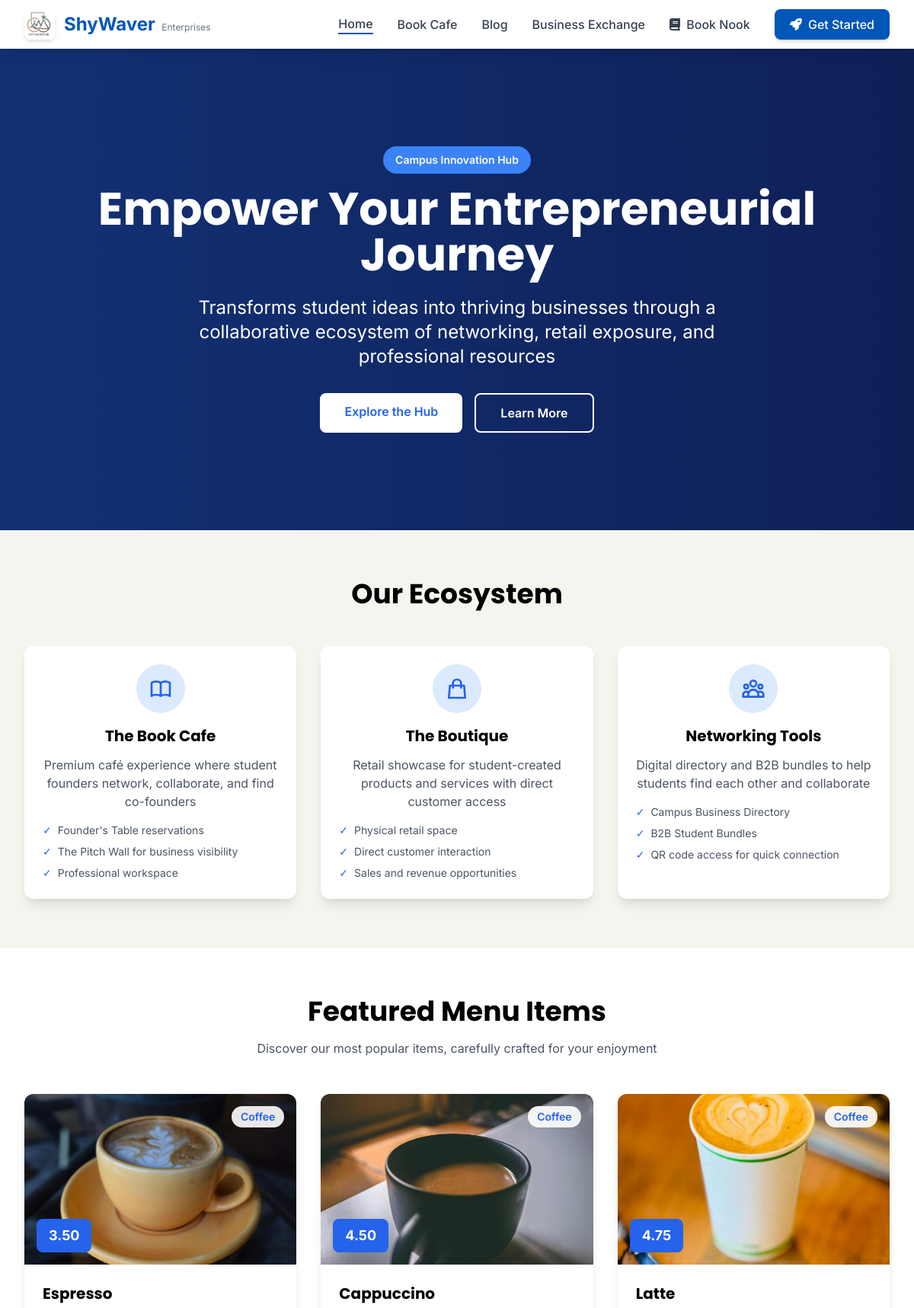
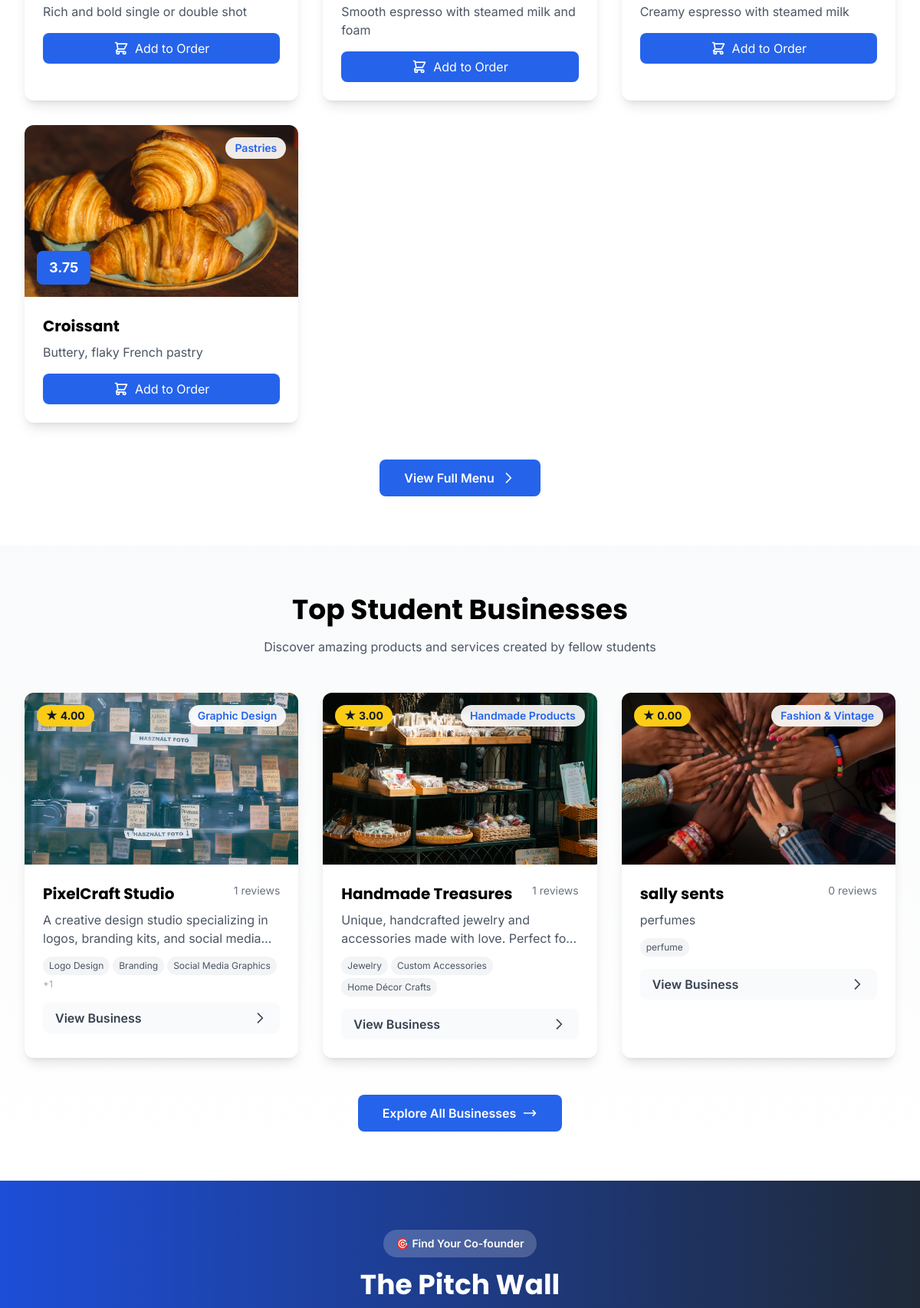
The page / (upper part) on the database its author committed (2 pictures, top to bottom).
### core/models.py (models this page shows, shortened)
class MenuItem(models.Model):
    CATEGORY_CHOICES = [
        ('coffee', 'Coffee'),
        ('pastries', 'Pastries'),
        ('sandwiches', 'Sandwiches'),
        ('specialty', 'Specialty'),
    ]
    name = models.CharField(max_length=100)
    category = models.CharField(max_length=20, choices=CATEGORY_CHOICES)
    description = models.TextField()
    price = models.DecimalField(max_digits=6, decimal_places=2)
    image = models.ImageField(upload_to='menu/', blank=True, null=True)
    is_available = models.BooleanField(default=True)
    featured = models.BooleanField(default=False)

class Business(models.Model):
    owner = models.ForeignKey(User, on_delete=models.CASCADE, related_name='businesses')
    name = models.CharField(max_length=200)
    slug = models.SlugField(unique=True)
    category = models.ForeignKey(BusinessCategory, on_delete=models.SET_NULL, null=True)
    description = models.TextField()
    services = models.TextField(help_text="List your services, separated by commas")
    image = models.ImageField(upload_to='businesses/', blank=True, null=True)
    location = models.CharField(max_length=200, default="Campus Hub")
    email = models.EmailField()
    website = models.URLField(blank=True)
    rating = models.DecimalField(max_digits=3, decimal_places=2, default=0)
    review_count = models.IntegerField(default=0)
    is_active = models.BooleanField(default=True)
    created_at = models.DateTimeField(auto_now_add=True)
    updated_at = models.DateTimeField(auto_now=True)
    def get_services_list(self):
        return [s.strip() for s in self.services.split(',')]

class BusinessCategory(models.Model):
    name = models.CharField(max_length=100)
    slug = models.SlugField(unique=True)
    class Meta:
        verbose_name_plural = "Business Categories"

### core/views.py (the view)
# urls.py: path('', views.home, name='home'),
def home(request):
    featured_menu = MenuItem.objects.filter(featured=True, is_available=True)[:6]
    recent_blogs = BlogPost.objects.filter(is_published=True).order_by('-created_at')[:3]
    top_businesses = Business.objects.filter(is_active=True).order_by('-rating')[:6]
    pitch_posts = PitchWallPost.objects.filter(is_active=True).order_by('-created_at')[:6]
    context = {
        'featured_menu': featured_menu,
        'recent_blogs': recent_blogs,
        'top_businesses': top_businesses,
        'pitch_posts': pitch_posts,
    }
    return render(request, 'home.html', context)

### core/context_processors.py (called while the page is built)
def site_context(request):
    return {
        'menu_categories': MenuItem.CATEGORY_CHOICES if hasattr(MenuItem, 'CATEGORY_CHOICES') else [],
        'business_categories': BusinessCategory.objects.all() if hasattr(BusinessCategory, 'objects') else [],
    }

### templates/home.html (shortened to what this page needs)
{% extends 'base.html' %}
{% block content %}
<section class="relative bg-gradient-to-r from-blue-600 to-blue-800 text-white">
    <div class="absolute inset-0 bg-black opacity-50"></div>
    <div class="relative max-w-7xl mx-auto px-4 sm:px-6 lg:px-8 py-24 md:py-32">
        <div class="text-center">
            <span class="inline-block bg-blue-500 px-4 py-2 rounded-full text-sm font-semibold mb-4">Campus Innovation Hub</span>
            <h1 class="text-4xl md:text-6xl font-bold mb-6">Empower Your Entrepreneurial Journey</h1>
            <p class="text-xl md:text-2xl mb-8 max-w-3xl mx-auto">Transforms student ideas into thriving businesses through a collaborative ecosystem of networking, retail exposure, and professional resources</p>
            <div class="flex flex-col sm:flex-row gap-4 justify-center">
                <a href="{% url 'business_exchange' %}" class="bg-white text-blue-600 px-8 py-3 rounded-lg font-semibold hover:bg-gray-100 transition">Explore the Hub</a>
                <a href="{% url 'cafe_menu' %}" class="border-2 border-white text-white px-8 py-3 rounded-lg font-semibold hover:bg-white hover:text-blue-600 transition">Learn More</a>
            </div>
        </div>
    </div>
</section>
<section class="py-16 bg-cream">
    <div class="max-w-7xl mx-auto px-4 sm:px-6 lg:px-8">
        <h2 class="text-3xl md:text-4xl font-bold text-center mb-12">Our Ecosystem</h2>
        <div class="grid grid-cols-1 md:grid-cols-3 gap-8">
            <div class="bg-white rounded-xl shadow-lg overflow-hidden hover:shadow-xl transition card-hover">
                <div class="p-6">
                    <div class="w-16 h-16 bg-blue-100 rounded-full flex items-center justify-center mb-4 mx-auto">
                    </div>
                    <h3 class="text-xl font-bold text-center mb-3">The Book Cafe</h3>
                    <p class="text-gray-600 text-center mb-4">Premium café experience where student founders network, collaborate, and find co-founders</p>
                    <ul class="space-y-2 text-sm text-gray-600">
                        <li class="flex items-center"><span class="text-blue-600 mr-2">✓</span> Founder's Table reservations</li>
                        <li class="flex items-center"><span class="text-blue-600 mr-2">✓</span> The Pitch Wall for business visibility</li>
                        <li class="flex items-center"><span class="text-blue-600 mr-2">✓</span> Professional workspace</li>
                    </ul>
                </div>
            </div>
            <div class="bg-white rounded-xl shadow-lg overflow-hidden hover:shadow-xl transition card-hover">
                <div class="p-6">
                    <div class="w-16 h-16 bg-blue-100 rounded-full flex items-center justify-center mb-4 mx-auto">
                        <svg class="w-8 h-8 text-blue-600" fill="none" stroke="currentColor" viewBox="0 0 24 24">
                            <path stroke-linecap="round" stroke-linejoin="round" stroke-width="2" d="M16 11V7a4 4 0 00-8 0v4M5 9h14l1 12H4L5 9z"></path>
                        </svg>
                    </div>
                    <h3 class="text-xl font-bold text-center mb-3">The Boutique</h3>
                    <p class="text-gray-600 text-center mb-4">Retail showcase for student-created products and services with direct customer access</p>
                    <ul class="space-y-2 text-sm text-gray-600">
                        <li class="flex items-center"><span class="text-blue-600 mr-2">✓</span> Physical retail space</li>
                        <li class="flex items-center"><span class="text-blue-600 mr-2">✓</span> Direct customer interaction</li>
                        <li class="flex items-center"><span class="text-blue-600 mr-2">✓</span> Sales and revenue opportunities</li>
                    </ul>
                </div>
            </div>
            <div class="bg-white rounded-xl shadow-lg overflow-hidden hover:shadow-xl transition card-hover">
                <div class="p-6">
                    <div class="w-16 h-16 bg-blue-100 rounded-full flex items-center justify-center mb-4 mx-auto">
                    </div>
                    <h3 class="text-xl font-bold text-center mb-3">Networking Tools</h3>
                    <p class="text-gray-600 text-center mb-4">Digital directory and B2B bundles to help students find each other and collaborate</p>
                    <ul class="space-y-2 text-sm text-gray-600">
                        <li class="flex items-center"><span class="text-blue-600 mr-2">✓</span> Campus Business Directory</li>
                        <li class="flex items-center"><span class="text-blue-600 mr-2">✓</span> B2B Student Bundles</li>
                        <li class="flex items-center"><span class="text-blue-600 mr-2">✓</span> QR code access for quick connection</li>
                    </ul>
                </div>
            </div>
        </div>
    </div>
</section>
<section class="py-16 bg-white">
    <div class="max-w-7xl mx-auto px-4 sm:px-6 lg:px-8">
        <div class="text-center mb-12">
            <h2 class="text-3xl md:text-4xl font-bold mb-4">Featured Menu Items</h2>
            <p class="text-gray-600 max-w-2xl mx-auto">Discover our most popular items, carefully crafted for your enjoyment</p>
        </div>
        <div class="grid grid-cols-1 md:grid-cols-2 lg:grid-cols-3 gap-8">
            {% for item in featured_menu %}
            <div class="bg-white rounded-xl shadow-lg overflow-hidden hover:shadow-2xl transition-all duration-300 group">
                <div class="relative h-56 overflow-hidden">
                    {% if item.image %}
                    <img src="{{ item.image.url }}" alt="{{ item.name }}" class="w-full h-full object-cover group-hover:scale-110 transition duration-500">
                    {% endif %}
                    <span class="absolute top-4 right-4 bg-white/90 backdrop-blur-sm text-blue-600 px-3 py-1 rounded-full text-sm font-semibold">
                        {{ item.get_category_display }}
                    </span>
                    <span class="absolute bottom-4 left-4 bg-blue-600 text-white px-4 py-2 rounded-lg font-bold text-lg">
                        {{ item.price }}
                    </span>
                </div>
                <div class="p-6">
                    <h3 class="text-xl font-bold mb-2 group-hover:text-blue-600 transition">{{ item.name }}</h3>
                    <p class="text-gray-600 mb-4 line-clamp-2">{{ item.description }}</p>
                    <button onclick="addToCart({{ item.id }})" class="w-full bg-blue-600 text-white px-4 py-2 rounded-lg hover:bg-blue-700 transition flex items-center justify-center space-x-2">
                        <svg class="w-5 h-5" fill="none" stroke="currentColor" viewBox="0 0 24 24">
                            <path stroke-linecap="round" stroke-linejoin="round" stroke-width="2" d="M3 3h2l.4 2M7 13h10l4-8H5.4M7 13L5.4 5M7 13l-2.293 2.293c-.63.63-.184 1.707.707 1.707H17m0 0a2 2 0 100 4 2 2 0 000-4zm-8 2a2 2 0 11-4 0 2 2 0 014 0z"></path>
                        </svg>
                        <span>Add to Order</span>
                    </button>
                </div>
            </div>
            {% empty %}
            <p class="text-center col-span-3 text-gray-500">No menu items available.</p>
            {% endfor %}
        </div>
        <div class="text-center mt-12">
            <a href="{% url 'cafe_menu' %}" class="inline-flex items-center space-x-2 bg-blue-600 text-white px-8 py-3 rounded-lg font-semibold hover:bg-blue-700 transition">
                <span>View Full Menu</span>
                <svg class="w-5 h-5" fill="none" stroke="currentColor" viewBox="0 0 24 24">
                    <path stroke-linecap="round" stroke-linejoin="round" stroke-width="2" d="M9 5l7 7-7 7"></path>
                </svg>
            </a>
        </div>
    </div>
</section>
<section class="py-16 bg-gradient-to-b from-gray-50 to-white">
    <div class="max-w-7xl mx-auto px-4 sm:px-6 lg:px-8">
        <div class="text-center mb-12">
            <h2 class="text-3xl md:text-4xl font-bold mb-4">Top Student Businesses</h2>
            <p class="text-gray-600 max-w-2xl mx-auto">Discover amazing products and services created by fellow students</p>
        </div>
        <div class="grid grid-cols-1 md:grid-cols-2 lg:grid-cols-3 gap-8">
            {% for business in top_businesses %}
            <div class="bg-white rounded-xl shadow-lg overflow-hidden hover:shadow-2xl transition-all duration-300 group">
                <div class="relative h-56 overflow-hidden">
                    {% if business.image %}
                    <img src="{{ business.image.url }}" alt="{{ business.name }}" class="w-full h-full object-cover group-hover:scale-110 transition duration-500">
                    {% else %}
                    <div class="w-full h-full bg-gradient-to-br from-blue-500 to-purple-600 flex items-center justify-center">
                        <span class="text-white text-6xl opacity-50">🏪</span>
                    </div>
                    {% endif %}
                    <div class="absolute top-4 left-4 bg-yellow-400 text-gray-900 px-3 py-1 rounded-full text-sm font-bold flex items-center space-x-1">
                        <span>★</span>
                        <span>{{ business.rating }}</span>
                    </div>
                    {% if business.category %}
                    <span class="absolute top-4 right-4 bg-white/90 backdrop-blur-sm text-blue-600 px-3 py-1 rounded-full text-sm font-semibold">
                        {{ business.category.name }}
                    </span>
                    {% endif %}
                </div>
                <div class="p-6">
                    <div class="flex justify-between items-start mb-2">
                        <h3 class="text-xl font-bold group-hover:text-blue-600 transition">{{ business.name }}</h3>
                        <span class="text-sm text-gray-500">{{ business.review_count }} reviews</span>
                    </div>
                    <p class="text-gray-600 mb-3 line-clamp-2">{{ business.description|truncatechars:80 }}</p>
                    {% if business.get_services_list %}
                    <div class="flex flex-wrap gap-1 mb-4">
                        {% for service in business.get_services_list|slice:":3" %}
                        <span class="bg-gray-100 text-gray-600 px-2 py-1 rounded-full text-xs">{{ service }}</span>
                        {% endfor %}
                        {% if business.get_services_list|length > 3 %}
                        <span class="text-gray-400 text-xs">+{{ business.get_services_list|length|add:"-3" }}</span>
                        {% endif %}
                    </div>
                    {% endif %}
                    <a href="{% url 'business_detail' business.slug %}" class="inline-flex items-center justify-between w-full bg-gray-50 hover:bg-blue-50 text-gray-700 hover:text-blue-600 px-4 py-2 rounded-lg transition group">
                        <span class="font-semibold">View Business</span>
                        <svg class="w-5 h-5 transform group-hover:translate-x-1 transition" fill="none" stroke="currentColor" viewBox="0 0 24 24">
                            <path stroke-linecap="round" stroke-linejoin="round" stroke-width="2" d="M9 5l7 7-7 7"></path>
                        </svg>
                    </a>
                </div>
            </div>
            {% empty %}
            <p class="text-center col-span-3 text-gray-500">No businesses listed yet. Be the first to list your business!</p>
            {% endfor %}
        </div>
        <div class="text-center mt-12">
            <a href="{% url 'business_exchange' %}" class="inline-flex items-center space-x-2 bg-blue-600 text-white px-8 py-3 rounded-lg font-semibold hover:bg-blue-700 transition">
                <span>Explore All Businesses</span>
                <svg class="w-5 h-5" fill="none" stroke="currentColor" viewBox="0 0 24 24">
                    <path stroke-linecap="round" stroke-linejoin="round" stroke-width="2" d="M17 8l4 4m0 0l-4 4m4-4H3"></path>
                </svg>
            </a>
        </div>
    </div>
</section>
<section class="py-16 bg-gradient-to-r from-blue-700 to-gray-800 text-white">
    <div class="max-w-7xl mx-auto px-4 sm:px-6 lg:px-8">
        <div class="text-center mb-12">
            <span class="inline-block bg-white bg-opacity-20 px-4 py-2 rounded-full text-sm font-semibold mb-4">🎯 Find Your Co-founder</span>
            <h2 class="text-3xl md:text-4xl font-bold mb-4">The Pitch Wall</h2>
        </div>
    </div>
</section>
{% endblock %}

### templates/base.html (style rules this page uses)
* { font-family: 'Inter', sans-serif; }
h1, h2, h3, h4, h5, h6 { font-family: 'Poppins', sans-serif; }
.bg-cream { background-color: #F5F5F0; }
html { scroll-behavior: smooth; }
.line-clamp-2 { display: -webkit-box; -webkit-line-clamp: 2; -webkit-box-orient: vertical; overflow: hidden; }

### rows shown on the page
MenuItem: image (picture), category "Coffee", price "3.50", name "Espresso", description "Rich and bold single or double shot"
MenuItem: image (picture), category "Coffee", price "4.50", name "Cappuccino", description "Smooth espresso with steamed milk and foam"
MenuItem: image (picture), category "Coffee", price "4.75", name "Latte", description "Creamy espresso with steamed milk"
MenuItem: image (picture), category "Pastries", price "3.75", name "Croissant", description "Buttery, flaky French pastry"
Business: image (picture), rating "4.00", category.name "Graphic Design", name "PixelCraft Studio", review_count "1", description "A creative design studio specializing in logos, branding kits, and social media…", get_services_list "Logo Design" "Branding" "Social Media Graphics", get_services_list|length "1"
Business: image (picture), rating "3.00", category.name "Handmade Products", name "Handmade Treasures", review_count "1", description "Unique, handcrafted jewelry and accessories made with love. Perfect…", get_services_list "Jewelry" "Custom Accessories" "Home Décor Crafts"
Business: image (picture), rating "0.00", category.name "Fashion & Vintage", name "sally sents", review_count "0", description "perfumes", get_services_list "perfume"
